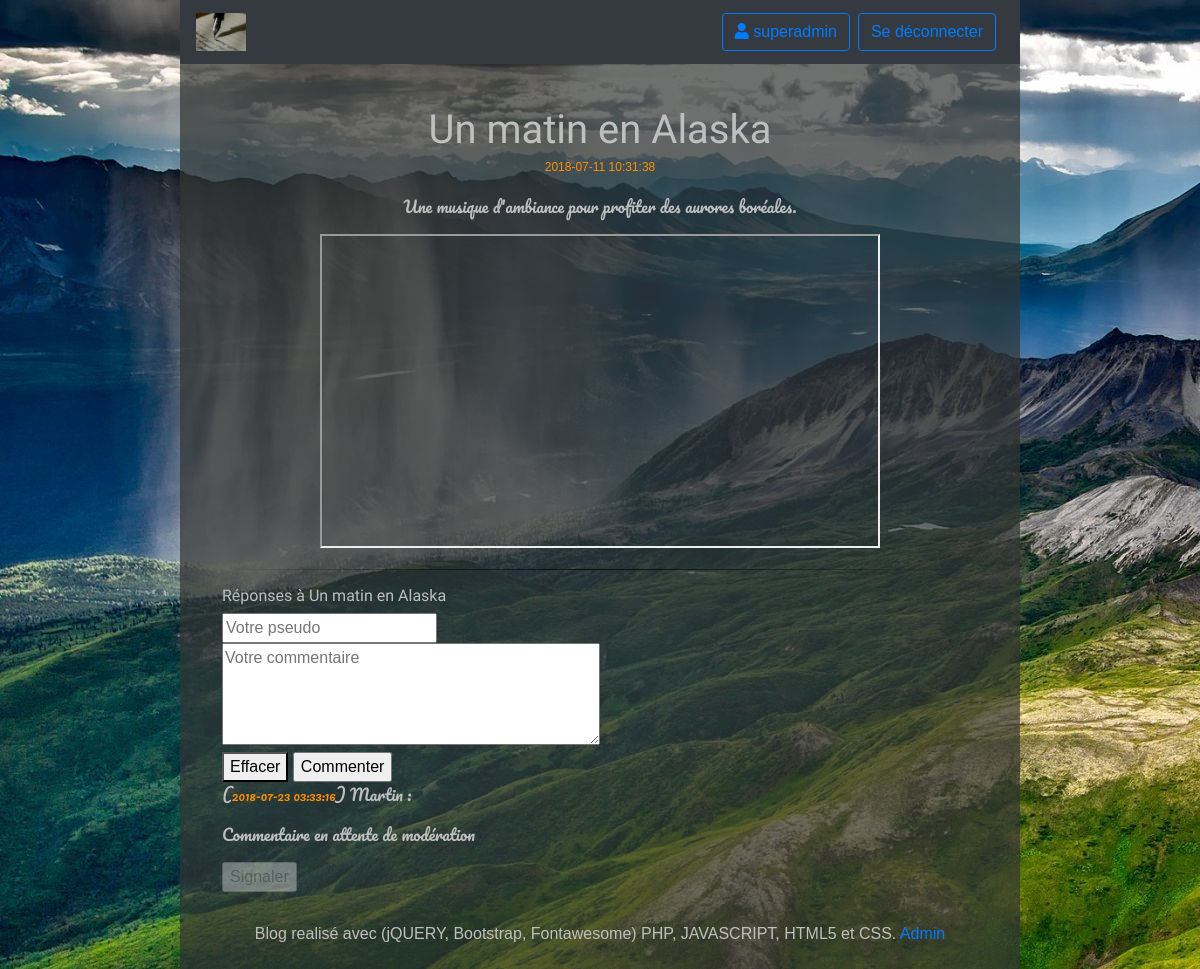
Screenshot of /index.php?action=getPost&id=167 (signed in) with the database file from the repository.
### tables this page shows
CREATE TABLE `t_post` (
  `BIL_ID` int(11) NOT NULL,
  `BIL_DATE` datetime NOT NULL,
  `BIL_TITLE` varchar(100) NOT NULL,
  `BIL_CONTENT` longtext NOT NULL
);

CREATE TABLE `t_comment` (
  `COM_ID` int(11) NOT NULL,
  `COM_DATE` datetime NOT NULL,
  `COM_AUTHOR` varchar(100) NOT NULL,
  `COM_CONTENT` varchar(200) NOT NULL,
  `BIL_ID` int(11) NOT NULL,
  `COM_FLAG` tinyint(1) NOT NULL DEFAULT '0'
);

### Controller/ControllerPost.php (called while the page is built, shortened)
<?php
class ControllerPost {
    private $postManager;
    private $commentManager;
    public function __construct() {
        $this->postManager = new PostManager();
        $this->commentManager = new CommentManager();
    }
    public function getPost($idPost) {
        $post = $this->postManager->getPost($idPost);
        $comments = $this->commentManager->getComments($idPost);
        $view = new View("Post");
        $view->generate(array('post' => $post, 'comments' => $comments));
    }
}

### index.php (called while the page is built, shortened)
<?php
require_once 'Autoloader.php';
$router = new Router();
$router->routeRequest();

### Model/PostManager.php (called while the page is built, shortened)
<?php
class PostManager extends Model {
    public function getPost($idPost) {
        $sql = 'SELECT BIL_ID as id, BIL_DATE as date, BIL_TITLE as title, BIL_CONTENT as content '
             . 'FROM T_POST '
             . 'WHERE BIL_ID = ?';
        $post = $this->executeRequest($sql, array($idPost));
        if ($post->rowCount() == 1){
            $data = $post->fetch();
            return new Post($data);
        }else{
            throw new Exception("No post corresponds to the ID '$idPost'");
        }
    }
}

### Model/Model.php (called while the page is built, shortened)
<?php
abstract class Model {
    private $_db;
    protected function executeRequest($sql, $params = null) {
        if ($params == null) {
            $result = $this->getDb()->query($sql);
        }
        else {
            $result = $this->getDb()->prepare($sql);
            $result->execute($params);
        }
        return $result;
    }
    private function getDb() {
        if ($this->_db == null) {
            $this->_db = new PDO('mysql:host=localhost;dbname=jean_forteroche_blog;charset=utf8', 'root', '', array(PDO::ATTR_ERRMODE => PDO::ERRMODE_EXCEPTION));
        }
        return $this->_db;
    }
}

### Autoloader.php (called while the page is built, shortened)
<?php
class Autoloader {
    public static function autoload($class){
        $directory = array( 'Model/', 'Controller/', 'View/');
        foreach ($directory as $current_dir) {
            $file = $current_dir . $class .'.php';
            if(file_exists($file)){
                return;
            }
        }
    }
}

### Model/Post.php (called while the page is built, shortened)
<?php
class Post {
    private $_date;
    private $_title;
    private $_content;
    public function hydrate($data) {
        foreach ($data as $key => $value){
            $method = 'set' . ucfirst($key);
        }
    }
    public function getDate() {
        return $this->_date;
    }
    public function getTitle() {
        return $this->_title;
    }
    public function getContent() {
        return $this->_content;
    }
    public function setId($id) {
        $ID = (int) $id;
    }
    public function setDate($date = '') {
        if(is_string($date)) {
            $format = 'Y-m-d H:i:s';
            $datecheck = DateTime::createFromFormat($format, $date);
            if($datecheck){
                $datecheck = $datecheck->format($format);
                if($datecheck == $date){
                        $this->_date = $date;
                }
            } else {
                $this->_date = date("Y-m-d H:i:s");
            }
        }
    }
    public function setTitle($title) {
        if(is_string($title)){
            if((strlen(utf8_decode($title))) >= 1 && (strlen(utf8_decode($title))) < 100){
                $this->_title = $title;
            }
        }
    }
    public function setContent($content) {
        if(is_string($content)){
            if((strlen(utf8_decode($content))) > 1){
                $this->_content = $content;
            }
        }
    }
}

### Model/CommentManager.php (called while the page is built, shortened)
<?php
class CommentManager extends Model {
    public function getComments($idPost) {
        $comments = [];
        $sql = 'SELECT COM_ID as idComment, COM_DATE as date, COM_AUTHOR as author, COM_CONTENT as content, BIL_ID as idPost, COM_FLAG as flag '
             . 'FROM T_COMMENT '
             . 'WHERE BIL_ID = ?';
        $req = $this->executeRequest($sql, array($idPost));
        while ($data = $req->fetch(PDO::FETCH_ASSOC)) {
            $comments[] = new Comment($data);
        }
        return $comments;
    }
}

### Model/Comment.php (called while the page is built, shortened)
<?php
class Comment {
    private $_date;
    private $_author;
    private $_flag;
    public function hydrate($data) {
        foreach ($data as $key => $value){
            $method = 'set' . ucfirst($key);
        }
    }
    public function getDate() {
        return $this->_date;
    }
    public function getAuthor() {
        return $this->_author;
    }
    public function getFlag() {
        return $this->_flag;
    }
    public function setIdComment($id) {
        $ID = (int) $id;
    }
    public function setDate($date = '') {
        $format = 'Y-m-d H:i:s';
        $datecheck = DateTime::createFromFormat($format, $date);
        if($datecheck){
            $datecheck = $datecheck->format($format);
            if($datecheck == $date){
                    $this->_date = $date;
            }
        } else {
            $this->_date = date("Y-m-d H:i:s");
        }
    }
    public function setAuthor($author) {
        if(is_string($author)){
            if((strlen(utf8_decode($author))) > 1 && (strlen(utf8_decode($author))) < 100){
                $this->_author = $author;
            }
        }
    }
    public function setIdPost($idPost) {
        $ID = (int) $idPost;
    }
    public function setFlag($state = 0) {
        $state = (bool)$state;
        $this->_flag = $state;
    }
}

### View/Frontend/viewPost.php (the view, shortened to what this page needs)
<article>
    <header>
        <h1 class="titlePost"><?= $post->getTitle(); ?></h1>
        <time><?= $post->getDate(); ?></time>
    </header>
    <p><?= $post->getContent(); ?></p>
</article>
<hr />
<header>
  <h1 id="titleReponses">Réponses à <?= $post->getTitle(); ?></h1>
</header>
<form method="post" action="index.php?action=addcomment">
    <input id="author" name="author" type="text" placeholder="Votre pseudo" required /><br />
    <textarea id="txtComment" name="content" rows="4" placeholder="Votre commentaire" required></textarea><br />
    <button type="reset">Effacer</button>
    <input type="submit" value="Commenter" />
</form>
<?php foreach ($comments as $comment): ?>
    <article>
        <p>(<time><?= $comment->getDate(); ?></time>) <?= $comment->getAuthor(); ?> :</p>
        <p><?php if($comment->getFlag() == FALSE){echo(preg_replace('/(?:\s*<br[^>]*>\s*){2,}/s', "<br>", nl2br(htmlspecialchars(trim($comment->getContent()), ENT_QUOTES))));} else {echo 'Commentaire en attente de modération';} ?></p>
        <form method="post" action="index.php?action=reportcomment">
            <input type="submit" value="Signaler"<?php if($comment->getFlag() !== FALSE){?> disabled<?php } ?>/>
        </form>
    </article>
<?php endforeach; ?>

### Content/style.css (style rules this page uses)
html, body { height: 100%; }
body { color: #bfbfbf; background-image: url('images/background-alaska.jpg'); background-repeat: no-repeat; background-attachment: fixed; font-family: 'Futura-Medium', 'Futura', 'Trebuchet MS', sans-serif; }
p { font-family: 'Pacifico', cursive; }
h1, h2, h3, h4, h5, h6 { font-family: 'Amatic SC', cursive; }
article header { text-align: center; }
hr { border: 0; height: 1px; background-image: linear-gradient(to right, rgba(0, 0, 0, 0), rgba(0, 0, 0, 0.75), rgba(0, 0, 0, 0)); }
.titlePost { margin-bottom : 0px; }
#titleReponses { font-size : 100%; }
#txtComment { width: 50%; }
time { font-size: 75%; color: #ff8f00; }

### rows the page displays
t_post: BIL_TITLE "Un matin en Alaska", BIL_DATE "2018-07-11 10:31:38", BIL_CONTENT "Une musique d'ambiance pour profiter des aurores boréales."
t_comment: COM_DATE "2018-07-23 03:33:16", COM_AUTHOR "Martin", shows "Commentaire en attente de modération", COM_FLAG "Signaler"

### other values shown
$_SESSION['session']['username'] "superadmin"
